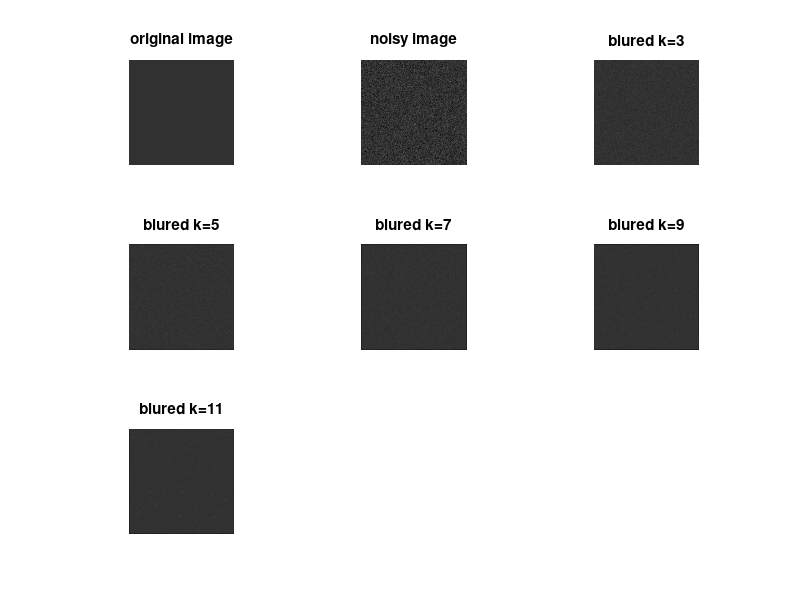

Here is the MATLAB script that generated this plot:
clc;    
close all;  

I = 50*ones(500,500,'uint8'); 
subplot(3, 3, 1);
imshow(I);
title('original image');
   
   
   G=imnoise(I,'gaussian',0.0005,0.0019);
   subplot(3, 3, 2);
   imshow(G);
   title('noisy image');
   
   
   img=G;
img=double(img(:));
ima=max(img(:));
imi=min(img(:));
mse=std(img(:));
snr_noisy=20*log10((ima-imi)./mse)
   
   h = fspecial('average', 3);
   F=imfilter(G,h);
   subplot(3, 3, 3);
   imshow(F);
   title('blured k=3');
   

img1=F;
img1=double(img1(:));
ima1=max(img1(:));
imi1=min(img1(:));
mse1=std(img1(:));
snr_mask3=20*log10((ima1-imi1)./mse1)


 h2 = fspecial('average', 5);
   F2=imfilter(G,h2);
   subplot(3, 3, 4);
   imshow(F2);
   title('blured k=5');
   

img2=F2;
img2=double(img2(:));
ima2=max(img2(:));
imi2=min(img2(:));
mse2=std(img2(:));
snr_mask5=20*log10((ima2-imi2)./mse2)




 h3 = fspecial('average', 7);
   F3=imfilter(G,h3);
   subplot(3, 3, 5);
   imshow(F3);
   title('blured k=7');
   

img3=F3;
img3=double(img3(:));
ima3=max(img3(:));
imi3=min(img3(:));
mse3=std(img3(:));
snr_mask7=20*log10((ima3-imi3)./mse3)





 h4 = fspecial('average', 9);
   F4=imfilter(G,h4);
   subplot(3, 3, 6);
   imshow(F4);
   title('blured k=9');
   

img4=F3;
img4=double(img4(:));
ima4=max(img4(:));
imi4=min(img4(:));
mse4=std(img4(:));
snr_mask9=20*log10((ima4-imi4)./mse4)





 h5 = fspecial('average', 11);
   F5=imfilter(G,h5);
   subplot(3, 3, 7);
   imshow(F5);
   title('blured k=11');
   

img5=F5;
img5=double(img5(:));
ima5=max(img5(:));
imi5=min(img5(:));
mse5=std(img5(:));
snr_mask11=20*log10((ima5-imi5)./mse5)
